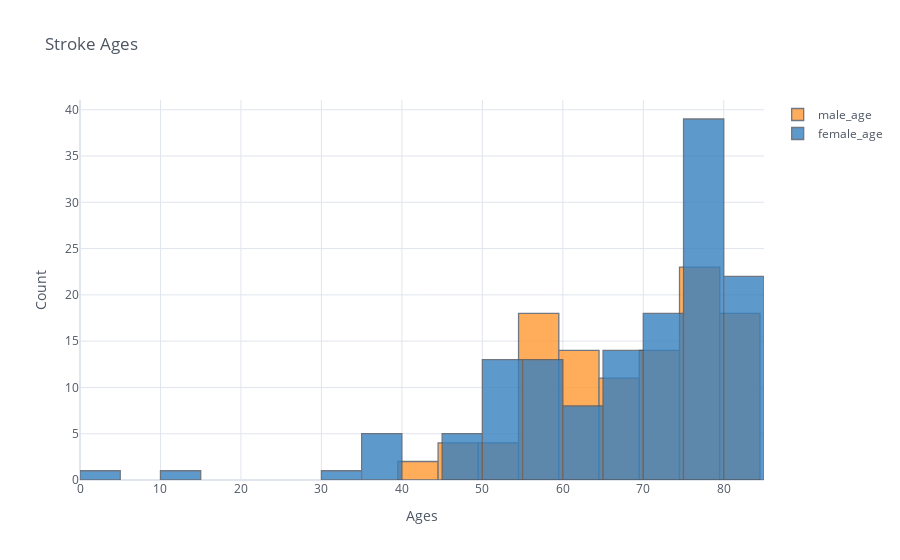

This figure's notebook cell:
### Markdown cell above
<h3 style='background:#F1C4EF; border:1; border-radius:10px; color:black'><center>Stroke age among gender</center></h3>

### Code cell
stroke = df.loc[df['stroke']== 1].reset_index()

stroke["male_age"]=stroke[stroke["gender"]=="Male"]["age"]
stroke["female_age"]=stroke[stroke["gender"]=="Female"]["age"]
stroke[["male_age","female_age"]].iplot(kind="histogram", bins=20, theme="white", title="Stroke Ages",
         xTitle='Ages', yTitle='Count')

### Figure 1 — Plotly figure (JSON) as saved in the notebook; plotly's stock layout.template omitted (floating-point values rounded to 4 significant figures; data arrays with more than 128 entries replaced by an {"elided": "..."} marker saying what was removed)
{"data": [{"histfunc": "count", "histnorm": "", "marker": {"color": "rgba(255, 153, 51, 1.0)", "line": {"color": "#4D5663", "width": 1.3}}, "name": "male_age", "nbinsx": 20, "opacity": 0.8, "orientation": "v", "type": "histogram", "x": {"elided": "248 float values"}}, {"histfunc": "count", "histnorm": "", "marker": {"color": "rgba(55, 128, 191, 1.0)", "line": {"color": "#4D5663", "width": 1.3}}, "name": "female_age", "nbinsx": 20, "opacity": 0.8, "orientation": "v", "type": "histogram", "x": {"elided": "248 float values"}}], "layout": {"barmode": "overlay", "legend": {"bgcolor": "#FFFFFF", "font": {"color": "#4D5663"}}, "paper_bgcolor": "#FFFFFF", "plot_bgcolor": "#FFFFFF", "title": {"font": {"color": "#4D5663"}, "text": "Stroke Ages"}, "xaxis": {"gridcolor": "#E1E5ED", "showgrid": true, "tickfont": {"color": "#4D5663"}, "title": {"font": {"color": "#4D5663"}, "text": "Ages"}, "zerolinecolor": "#E1E5ED"}, "yaxis": {"gridcolor": "#E1E5ED", "showgrid": true, "tickfont": {"color": "#4D5663"}, "title": {"font": {"color": "#4D5663"}, "text": "Count"}, "zerolinecolor": "#E1E5ED"}}}
